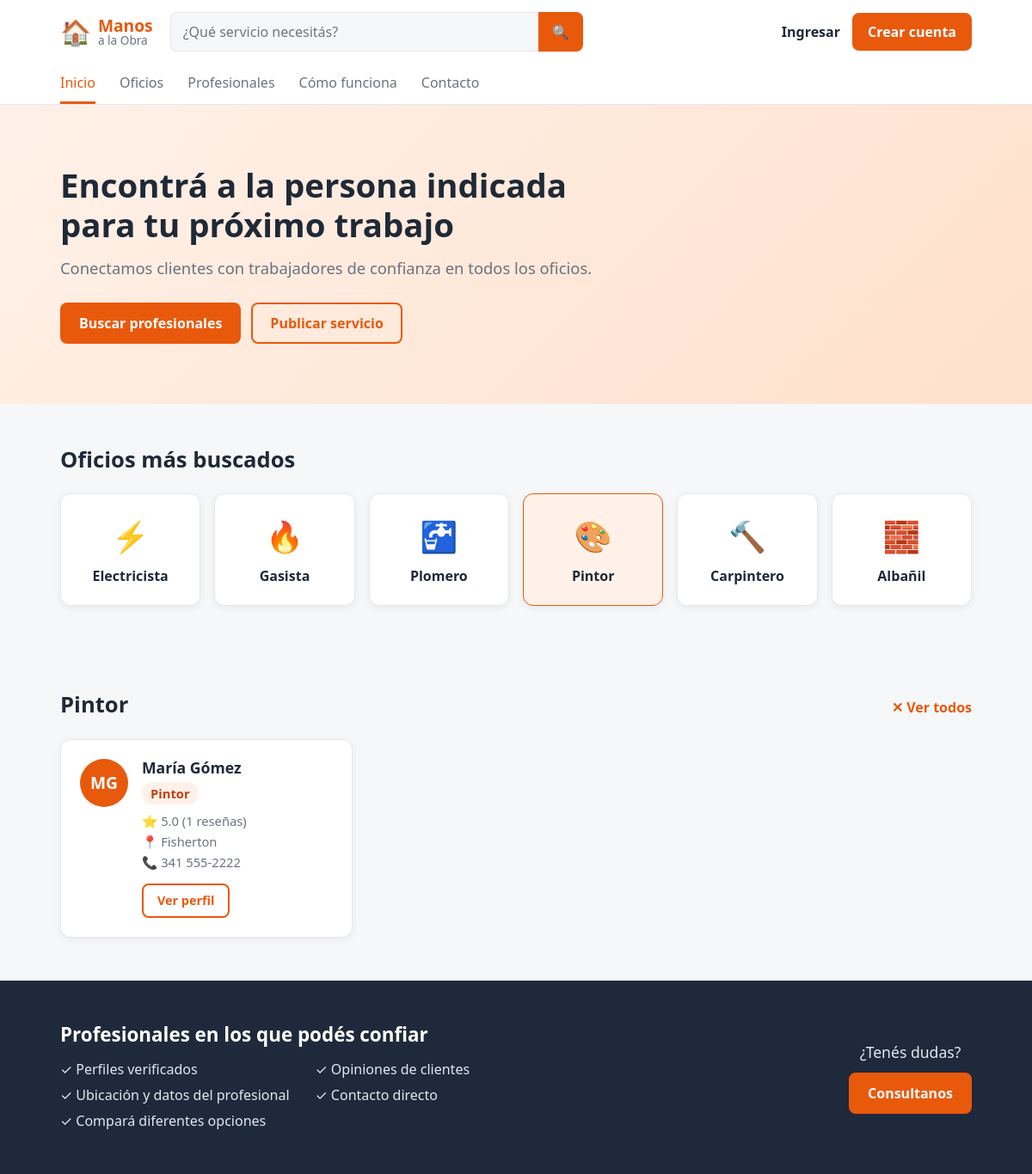
/index.php?oficio=Pintor, run on the app's committed database.
### tables this page shows
CREATE TABLE profesionales (
    id INT AUTO_INCREMENT PRIMARY KEY,
     
    nombre VARCHAR(60) NOT NULL,
    apellido VARCHAR(60) NOT NULL,
    email VARCHAR(120) NOT NULL UNIQUE,
    password VARCHAR(255) NOT NULL,
    iniciales VARCHAR(5) NOT NULL,
     
    oficio VARCHAR(60) NULL,
    descripcion VARCHAR(300) NULL,
    ubicacion VARCHAR(100) NULL,
    telefono VARCHAR(30) NULL,
    experiencia INT NULL,
    fecha_alta DATE NULL,
    fecha_baja DATE NULL,
     
     
    valoracion DECIMAL(2,1) DEFAULT 0,
    cantidad_resenas INT DEFAULT 0,
    creado_en TIMESTAMP DEFAULT CURRENT_TIMESTAMP
);

### index.php (the view, shortened to what this page needs)
<?php
require "config.php";
$buscar = trim($_GET["buscar"] ?? "");
$oficio = trim($_GET["oficio"] ?? "");
$sql = "SELECT * FROM profesionales
        WHERE oficio IS NOT NULL
          AND (fecha_baja IS NULL OR fecha_baja >= CURDATE())";
$tipos = "";
$valores = [];
if ($oficio !== "") {
    $sql .= " AND oficio = ?";
    $tipos .= "s";
    $valores[] = $oficio;
}
$sql .= " ORDER BY valoracion DESC, cantidad_resenas DESC";
$consulta = $conexion->prepare($sql);
if ($tipos !== "") {
    $consulta->bind_param($tipos, ...$valores);
}
$consulta->execute();
$resultado_profesionales = $consulta->get_result();
if ($oficio !== "") {
    $titulo_profesionales = $oficio;
} elseif ($buscar !== "") {
    $titulo_profesionales = "Resultados para \"" . $buscar . "\"";
} else {
    $titulo_profesionales = "Profesionales destacados";
}
$oficios_destacados = [
    "Electricista" => "⚡",
    "Gasista"      => "🔥",
    "Plomero"      => "🚰",
    "Pintor"       => "🎨",
    "Carpintero"   => "🔨",
    "Albañil"      => "🧱",
];
if (!isset($_SESSION["usuario_id"])) {
    $link_publicar = "registro.php";
} elseif ($_SESSION["usuario_tipo"] === "profesional") {
    $link_publicar = "postular.php";
} else {
    $link_publicar = "";
}
?>
<!DOCTYPE html>
<html lang="es">
<head>
    <link rel="stylesheet" href="style.css">
</head>
<body>
    <header class="header-principal">
        <div class="barra-superior">
            <a href="index.php" class="logo">
                <span class="logo-icono">🏠</span>
                <span class="logo-texto"><strong>Manos</strong><span>a la Obra</span></span>
            </a>
            <form class="buscador" action="index.php#profesionales" method="get">
                <input type="search" name="buscar" placeholder="¿Qué servicio necesitás?" value="<?php echo htmlspecialchars($buscar); ?>">
                <button type="submit" aria-label="Buscar">🔍</button>
            </form>
            <div class="acciones">
                <?php if (isset($_SESSION["usuario_nombre"])): ?>
                    <span class="link-ingresar">Hola, <?php echo htmlspecialchars($_SESSION["usuario_nombre"]); ?></span>
                    <?php if (($_SESSION["usuario_tipo"] ?? "") === "profesional"): ?>
                        <a href="postular.php" class="btn-publicar">Postular servicio</a>
                    <?php endif; ?>
                    <a href="logout.php" class="btn-publicar">Salir</a>
                <?php else: ?>
                    <a href="login.php" class="link-ingresar">Ingresar</a>
                    <a href="registro.php" class="btn-publicar">Crear cuenta</a>
                <?php endif; ?>
            </div>
        </div>
        <nav class="barra-menu">
            <a href="index.php" class="activo">Inicio</a>
            <a href="#oficios">Oficios</a>
            <a href="#profesionales">Profesionales</a>
            <a href="#">Cómo funciona</a>
            <a href="#">Contacto</a>
        </nav>
    </header>
    <section class="hero">
        <div class="contenedor">
            <div class="hero-texto">
                <h1>Encontrá a la persona indicada para tu próximo trabajo</h1>
                <p>Conectamos clientes con trabajadores de confianza en todos los oficios.</p>
                <div class="hero-botones">
                    <a href="#profesionales" class="boton boton-lleno">Buscar profesionales</a>
                    <?php if ($link_publicar !== ""): ?>
                        <a href="<?php echo $link_publicar; ?>" class="boton boton-borde">Publicar servicio</a>
                    <?php endif; ?>
                </div>
            </div>
        </div>
    </section>
    <section class="seccion">
        <div class="contenedor">
            <h2 class="seccion-titulo" id="oficios">Oficios más buscados</h2>
            <div class="oficios-grid">
                <?php foreach ($oficios_destacados as $nombre_oficio => $icono): ?>
                    <a href="index.php?oficio=<?php echo urlencode($nombre_oficio); ?>#profesionales"
                       class="oficio-card <?php echo $oficio === $nombre_oficio ? "elegido" : ""; ?>">
                        <span class="icono"><?php echo $icono; ?></span>
                        <p><?php echo $nombre_oficio; ?></p>
                    </a>
                <?php endforeach; ?>
            </div>
        </div>
    </section>
    <section class="seccion">
        <div class="contenedor">
            <div class="seccion-encabezado">
                <h2 class="seccion-titulo" id="profesionales"><?php echo htmlspecialchars($titulo_profesionales); ?></h2>
                <?php if ($buscar !== "" || $oficio !== ""): ?>
                    <a href="index.php#profesionales" class="ver-todos">✕ Ver todos</a>
                <?php endif; ?>
            </div>
            <div class="profesionales-grid">
                <?php while ($profesional = $resultado_profesionales->fetch_assoc()): ?>
                    <div class="profesional-card">
                        <div class="profesional-avatar"><?php echo htmlspecialchars($profesional["iniciales"]); ?></div>
                        <div class="profesional-info">
                            <h3><?php echo htmlspecialchars($profesional["nombre"] . " " . $profesional["apellido"]); ?></h3>
                            <p class="oficio"><?php echo htmlspecialchars($profesional["oficio"]); ?></p>
                            <p class="valoracion">⭐ <?php echo $profesional["valoracion"]; ?> (<?php echo $profesional["cantidad_resenas"]; ?> reseñas)</p>
                            <p class="ubicacion">📍 <?php echo htmlspecialchars($profesional["ubicacion"] ?? ""); ?></p>
                            <?php if (!empty($profesional["telefono"])): ?>
                                <p class="telefono">📞 <?php echo htmlspecialchars($profesional["telefono"]); ?></p>
                            <?php endif; ?>
                            <a href="perfil.php?id=<?php echo $profesional["id"]; ?>" class="boton boton-borde">Ver perfil</a>
                        </div>
                    </div>
                <?php endwhile; ?>
            </div>
        </div>
    </section>
        <footer class="pie-pagina">
        <div class="contenedor">
            <div class="pie-confianza">
                <h2>Profesionales en los que podés confiar</h2>
                <ul>
                    <li>✓ Perfiles verificados</li>
                    <li>✓ Opiniones de clientes</li>
                    <li>✓ Ubicación y datos del profesional</li>
                    <li>✓ Contacto directo</li>
                    <li>✓ Compará diferentes opciones</li>
                </ul>
            </div>
            <div class="pie-ayuda">
                <p>¿Tenés dudas?</p>
                <a href="#" class="boton boton-lleno">Consultanos</a>
            </div>
        </div>
    </footer>
</body>
</html>

### data on the page
profesionales: iniciales "MG", nombre+apellido "María Gómez", oficio "Pintor", valoracion "5.0", cantidad_resenas "1", ubicacion "Fisherton", telefono "341 555-2222"

### other printed values
$icono "⚡"
$nombre_oficio "Electricista"
$icono "🔥"
$nombre_oficio "Gasista"
$icono "🚰"
$nombre_oficio "Plomero"
$icono "🎨"
$nombre_oficio "Pintor"
$icono "🔨"
$nombre_oficio "Carpintero"
$icono "🧱"
$nombre_oficio "Albañil"
$titulo_profesionales "Pintor"
